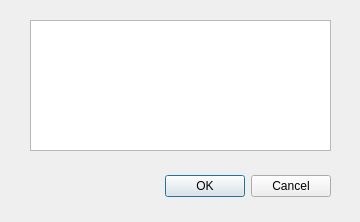
<?xml version="1.0" encoding="UTF-8"?>
<ui version="4.0">
 <class>OperationConfirmationDialog</class>
 <widget class="QDialog" name="OperationConfirmationDialog">
  <property name="geometry">
   <rect>
    <x>0</x>
    <y>0</y>
    <width>360</width>
    <height>222</height>
   </rect>
  </property>
  <property name="windowTitle">
   <string>Dialog</string>
  </property>
  <widget class="QDialogButtonBox" name="buttonBox">
   <property name="geometry">
    <rect>
     <x>140</x>
     <y>170</y>
     <width>191</width>
     <height>32</height>
    </rect>
   </property>
   <property name="orientation">
    <enum>Qt::Horizontal</enum>
   </property>
   <property name="standardButtons">
    <set>QDialogButtonBox::Cancel|QDialogButtonBox::Ok</set>
   </property>
  </widget>
  <widget class="QTextEdit" name="textEdit">
   <property name="geometry">
    <rect>
     <x>30</x>
     <y>20</y>
     <width>301</width>
     <height>131</height>
    </rect>
   </property>
  </widget>
 </widget>
 <resources/>
 <connections>
  <connection>
   <sender>buttonBox</sender>
   <signal>accepted()</signal>
   <receiver>OperationConfirmationDialog</receiver>
   <slot>accept()</slot>
   <hints>
    <hint type="sourcelabel">
     <x>248</x>
     <y>254</y>
    </hint>
    <hint type="destinationlabel">
     <x>157</x>
     <y>274</y>
    </hint>
   </hints>
  </connection>
  <connection>
   <sender>buttonBox</sender>
   <signal>rejected()</signal>
   <receiver>OperationConfirmationDialog</receiver>
   <slot>reject()</slot>
   <hints>
    <hint type="sourcelabel">
     <x>316</x>
     <y>260</y>
    </hint>
    <hint type="destinationlabel">
     <x>286</x>
     <y>274</y>
    </hint>
   </hints>
  </connection>
 </connections>
</ui>
